Frame 1 (no input): blank canvas, image omitted
Frame 60 (no input): blank canvas, image omitted
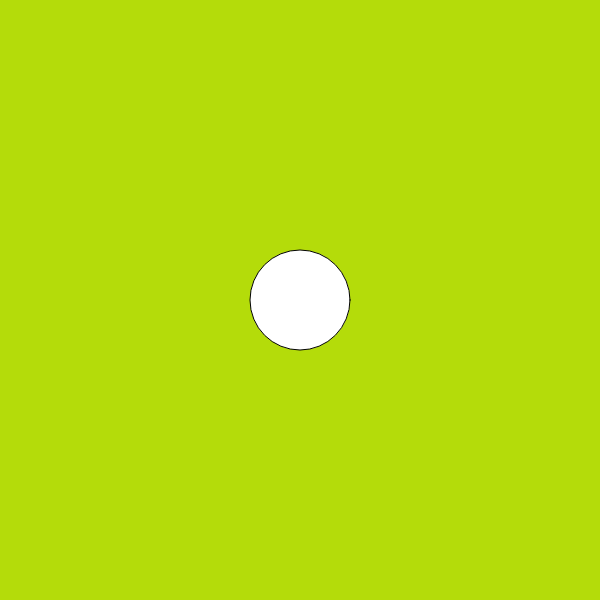
Frame 120 (the mouse pressed at the canvas centre since frame 60)

The p5.js sketch whose frames 1 and 60 were blank and that drew this single picture after the mouse press (run headless with seeded random() and noise() and a simulated clock; from frame 60 on, the mouse is pressed at the canvas centre):

// p5.js sketch
// ── sketch.js


function setup() {
    createCanvas(600, 600);
   
}

function draw() {
    background(180, 220, 10);
   
    if(mouseIsPressed){ // checks to see if the mouse is currently being pressed
        ellipse(mouseX, mouseY, 100, 100);   
    }
    
    // how woudl you make a drawing machine out of this?
}
